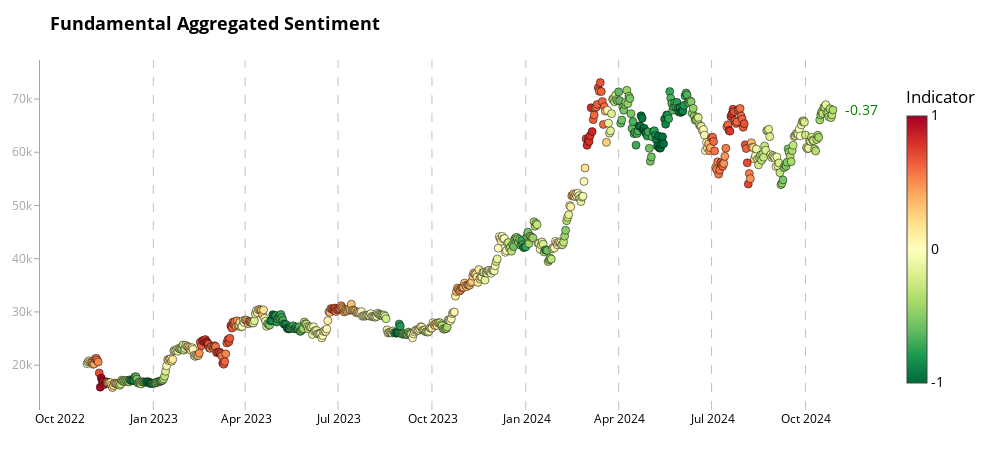

The notebook cell this image was saved under:
### Code cell
# Example usage
fig2 = chart_aggregate(merged_df, 'aggregate_indicator_manual', 'price_usd_close', "Fundamental Aggregated Sentiment")
fig2.show()
pio.write_html(fig2, file=f'aggregated_scatter_analysis_fundamental_aggr_last_2year.html')
print("All charts have been displayed and saved as separate HTML files.")

### Figure 1 — Plotly figure (JSON) as saved in the notebook; plotly's stock layout.template omitted (floating-point values rounded to 4 significant figures; data arrays with more than 128 entries replaced by an {"elided": "..."} marker saying what was removed)
{"data": [{"hoverinfo": "text", "marker": {"cmax": 1, "cmin": -1, "color": {"elided": "732 float values"}, "colorbar": {"len": 0.9, "lenmode": "fraction", "thickness": 20, "ticktext": ["-1", "0", "1"], "tickvals": [-1, 0, 1], "title": {"text": "Indicator"}, "x": 1.02, "xpad": 10}, "colorscale": [[0.0, "rgb(0,104,55)"], [0.1, "rgb(26,152,80)"], [0.2, "rgb(102,189,99)"], [0.3, "rgb(166,217,106)"], [0.4, "rgb(217,239,139)"], [0.5, "rgb(255,255,191)"], [0.6, "rgb(254,224,139)"], [0.7, "rgb(253,174,97)"], [0.8, "rgb(244,109,67)"], [0.9, "rgb(215,48,39)"], [1.0, "rgb(165,0,38)"]], "line": {"color": "black", "width": 0.5}, "size": 8}, "mode": "markers", "text": {"elided": "732 str values"}, "x": {"elided": "732 str values"}, "y": {"elided": "732 float values"}, "type": "scatter"}], "layout": {"shapes": [{"line": {"color": "rgba(128, 128, 128, 0.7)", "dash": "dash", "width": 1}, "opacity": 0.7, "type": "line", "x0": "2022-12-31T00:00:00", "x1": "2022-12-31T00:00:00", "xref": "x", "y0": 0, "y1": 1, "yref": "y domain"}, {"line": {"color": "rgba(128, 128, 128, 0.7)", "dash": "dash", "width": 1}, "opacity": 0.7, "type": "line", "x0": "2023-03-31T00:00:00", "x1": "2023-03-31T00:00:00", "xref": "x", "y0": 0, "y1": 1, "yref": "y domain"}, {"line": {"color": "rgba(128, 128, 128, 0.7)", "dash": "dash", "width": 1}, "opacity": 0.7, "type": "line", "x0": "2023-06-30T00:00:00", "x1": "2023-06-30T00:00:00", "xref": "x", "y0": 0, "y1": 1, "yref": "y domain"}, {"line": {"color": "rgba(128, 128, 128, 0.7)", "dash": "dash", "width": 1}, "opacity": 0.7, "type": "line", "x0": "2023-09-30T00:00:00", "x1": "2023-09-30T00:00:00", "xref": "x", "y0": 0, "y1": 1, "yref": "y domain"}, {"line": {"color": "rgba(128, 128, 128, 0.7)", "dash": "dash", "width": 1}, "opacity": 0.7, "type": "line", "x0": "2023-12-31T00:00:00", "x1": "2023-12-31T00:00:00", "xref": "x", "y0": 0, "y1": 1, "yref": "y domain"}, {"line": {"color": "rgba(128, 128, 128, 0.7)", "dash": "dash", "width": 1}, "opacity": 0.7, "type": "line", "x0": "2024-03-31T00:00:00", "x1": "2024-03-31T00:00:00", "xref": "x", "y0": 0, "y1": 1, "yref": "y domain"}, {"line": {"color": "rgba(128, 128, 128, 0.7)", "dash": "dash", "width": 1}, "opacity": 0.7, "type": "line", "x0": "2024-06-30T00:00:00", "x1": "2024-06-30T00:00:00", "xref": "x", "y0": 0, "y1": 1, "yref": "y domain"}, {"line": {"color": "rgba(128, 128, 128, 0.7)", "dash": "dash", "width": 1}, "opacity": 0.7, "type": "line", "x0": "2024-09-30T00:00:00", "x1": "2024-09-30T00:00:00", "xref": "x", "y0": 0, "y1": 1, "yref": "y domain"}], "annotations": [{"align": "left", "font": {"color": "green", "size": 14}, "showarrow": false, "text": "-0.37", "x": "2024-10-27T00:00:00", "xanchor": "left", "xshift": 10, "y": 67940.0, "yanchor": "middle"}], "title": {"font": {"color": "black", "size": 18, "weight": "bold"}, "text": "Fundamental Aggregated Sentiment"}, "font": {"color": "black", "size": 14}, "margin": {"l": 40, "r": 120, "t": 60, "b": 40}, "showlegend": false, "hovermode": "closest", "plot_bgcolor": "white", "paper_bgcolor": "white", "width": 1000, "height": 450, "xaxis": {"tickfont": {"color": "black", "size": 12}, "showgrid": false, "zeroline": false, "dtick": "M3", "tickformat": "%b %Y", "showline": false, "mirror": false}, "yaxis": {"tickfont": {"color": "rgba(128, 128, 128, 0.7)", "size": 12}, "showgrid": false, "zeroline": false, "showline": true, "linewidth": 1, "linecolor": "rgba(128, 128, 128, 0.7)", "mirror": false, "ticks": "outside", "ticklen": 5, "tickcolor": "rgba(128, 128, 128, 0.7)"}}}
